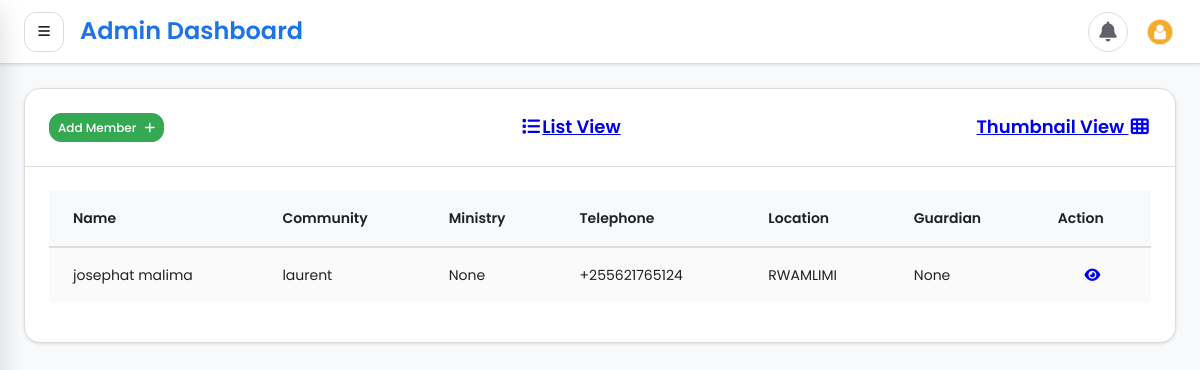
The app's page /members/table/ (signed in), older data.
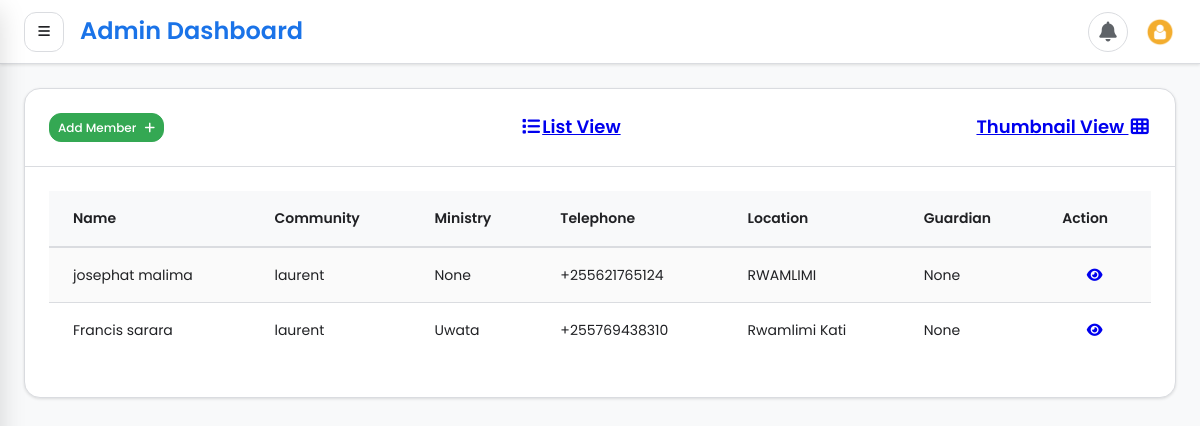
The same page, newer data.
### member/models.py (models this page shows, shortened)
class Member(models.Model):
    name = models.CharField(max_length=255)
    code = models.TextField(help_text="001PT", null= True)
    active = models.BooleanField(default= True)
    shepherd = models.ForeignKey(Community, on_delete=models.CASCADE, null=True, blank=True)
    ministry = models.ForeignKey(Ministry, on_delete=models.CASCADE, null=True, blank=True)
    telephone =PhoneNumberField(max_length=255, null=True, help_text=' Eg. +255 ')
    location = models.CharField(max_length=255)
    fathers_name = models.CharField(max_length=255, null=True, blank=True)
    mothers_name = models.CharField(max_length=255, null=True, blank=True)
    guardians_name = models.CharField(max_length=255, null=True, blank=True)
    new_believer_school = models.BooleanField()
    pays_tithe = models.BooleanField(default=False)
    working = models.BooleanField(default=False)
    schooling = models.BooleanField(default=False)
    picture = models.ImageField(upload_to=upload_image_path, null=True, blank=True)
    transfered = models.BooleanField(max_length=250, blank=True, null= True)
    transfer_update = models.CharField(max_length=250, null=True, blank=True)
    objects = MemberManager()

class Community(models.Model):
    name = models.CharField(max_length=255, unique=True)
    created_at = models.DateTimeField(auto_now_add=True)
    updated_at = models.DateTimeField(auto_now=True)
    def __str__(self):
        return self.name

class Ministry(models.Model):
    name = models.CharField(max_length=255)
    feast_name = models.TextField(max_length=10, blank=True, null=True)
    feast_date = models.DateField(blank=True, null=True)
    created_at = models.DateTimeField(default=timezone.now)
    updated_at = models.DateTimeField(auto_now=True)
    def __str__(self):
        return f"{self.name}"
    class Meta:
        verbose_name_plural = "Ministries"

### member/views.py (the view)
# urls.py: path('table/', table_members, name="table_members"),
@login_required
def table_members(request):
    template = "members/table.html"
    members = Member.objects.active()
    profile = UserProfile.objects.get_or_create(user=request.user)
    context = {"members": members, "members_active_list": "active", "profile": profile}
    return render(request, template, context)

### member/models.py (called while the page is built)
    def active(self):
        qs = self.get_queryset().filter(active=True)
        return qs

### templates/members/table.html (shortened to what this page needs)
{% extends 'base.html' %}
{% block content %}
    <div class="dashboard-wrapper">
        <div class="container-fluid dashboard-content">
            <div class="col-xl-12 col-lg-12 col-md-12 col-sm-12 col-12">
            <div class="card">
                <h5 class="card-header">
                    <a href="{% url 'add_member' %}" class="btn btn-sm btn-success shadow float-right text-light ml-5">Add Member <i class="fa fa-plus ml-2"></i></a>
                    <a href="{% url 'list_members' %}" class="mr-4"><i class="fas fa-fw fa-list mr-2"></i>List View</a>
                    <a href="{% url 'thumbnail_members' %}">Thumbnail View <i class="ml-2 fas fa-fw fa-th"></i></a></h5>
                <div class="card-body">
                    <div class="table-responsive">
                        <table class="table table-striped table-bordered first">
                            <thead>
                                <tr>
                                    <th>Name</th>
                                    <th>Community</th>
                                    <th>Ministry</th>
                                    <th>Telephone</th>
                                    <th>Location</th>
                                    <th>Guardian</th>
                                    <th>Action</th>
                                </tr>
                            </thead>
                            <tbody>
                            {% for member in members %}
                                <tr>
                                    <td>{{ member.name }}</td>
                                    <td>{{ member.shepherd }}</td>
                                    <td>{{ member.ministry }}</td>
                                    <td>{{ member.telephone }}</td>
                                    <td>{{ member.location }}</td>
                                    <td>{{ member.guardians_name }}</td>
                                    <td class="text-center"><a href="{% url 'detail_member' member.pk %}"><i class="fa fa-eye"></i></a></td>
                                </tr>
                            {% endfor %}
                            </tbody>
                        </table>
                    </div>
                </div>
            </div>
     </div>
        </div>
{% endblock content %}

Row changes from the older to the newer data that the page shows:
added Member: name "Francis sarara", shepherd "laurent", ministry "Uwata", telephone "+255769438310", location "Rwamlimi Kati", guardians_name "None"
